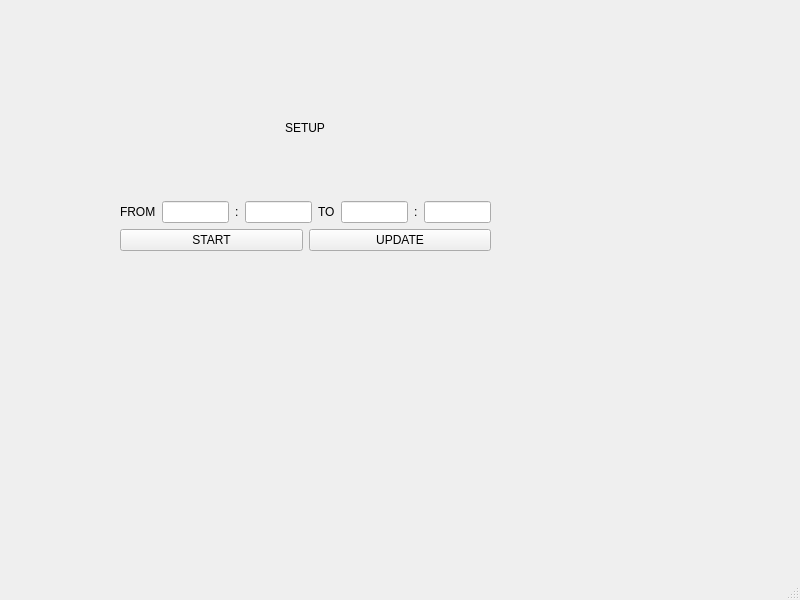
<?xml version="1.0" encoding="UTF-8"?>
<ui version="4.0">
 <class>MainWindow</class>
 <widget class="QMainWindow" name="MainWindow">
  <property name="geometry">
   <rect>
    <x>0</x>
    <y>0</y>
    <width>800</width>
    <height>600</height>
   </rect>
  </property>
  <property name="sizePolicy">
   <sizepolicy hsizetype="Fixed" vsizetype="Fixed">
    <horstretch>0</horstretch>
    <verstretch>0</verstretch>
   </sizepolicy>
  </property>
  <property name="windowTitle">
   <string>MainWindow</string>
  </property>
  <widget class="QWidget" name="centralwidget">
   <widget class="QWidget" name="verticalLayoutWidget">
    <property name="geometry">
     <rect>
      <x>120</x>
      <y>60</y>
      <width>371</width>
      <height>191</height>
     </rect>
    </property>
    <layout class="QVBoxLayout" name="MainLayout">
     <item alignment="Qt::AlignmentFlag::AlignHCenter">
      <widget class="QLabel" name="title">
       <property name="text">
        <string>SETUP</string>
       </property>
      </widget>
     </item>
     <item>
      <layout class="QHBoxLayout" name="inputLayot">
       <item>
        <widget class="QLabel" name="fromLabel">
         <property name="text">
          <string>FROM</string>
         </property>
        </widget>
       </item>
       <item>
        <layout class="QHBoxLayout" name="timeLayoutStart">
         <item>
          <widget class="QLineEdit" name="hourEditStart"/>
         </item>
         <item>
          <widget class="QLabel" name="colonLabelStart">
           <property name="text">
            <string>:</string>
           </property>
          </widget>
         </item>
         <item>
          <widget class="QLineEdit" name="minEditStart"/>
         </item>
        </layout>
       </item>
       <item>
        <widget class="QLabel" name="toLabel">
         <property name="text">
          <string>TO</string>
         </property>
        </widget>
       </item>
       <item>
        <layout class="QHBoxLayout" name="timeLayoutEnd">
         <item>
          <widget class="QLineEdit" name="hourEditEnd"/>
         </item>
         <item>
          <widget class="QLabel" name="colonLabelEnd">
           <property name="text">
            <string>:</string>
           </property>
          </widget>
         </item>
         <item alignment="Qt::AlignmentFlag::AlignHCenter">
          <widget class="QLineEdit" name="minEditEnd"/>
         </item>
        </layout>
       </item>
      </layout>
     </item>
     <item>
      <layout class="QHBoxLayout" name="btnLayout">
       <item>
        <widget class="QPushButton" name="startBtn">
         <property name="text">
          <string>START</string>
         </property>
        </widget>
       </item>
       <item>
        <widget class="QPushButton" name="updateBtn">
         <property name="text">
          <string>UPDATE</string>
         </property>
        </widget>
       </item>
      </layout>
     </item>
    </layout>
   </widget>
  </widget>
  <widget class="QMenuBar" name="menubar">
   <property name="geometry">
    <rect>
     <x>0</x>
     <y>0</y>
     <width>800</width>
     <height>21</height>
    </rect>
   </property>
  </widget>
  <widget class="QStatusBar" name="statusbar"/>
 </widget>
 <resources/>
 <connections/>
</ui>
